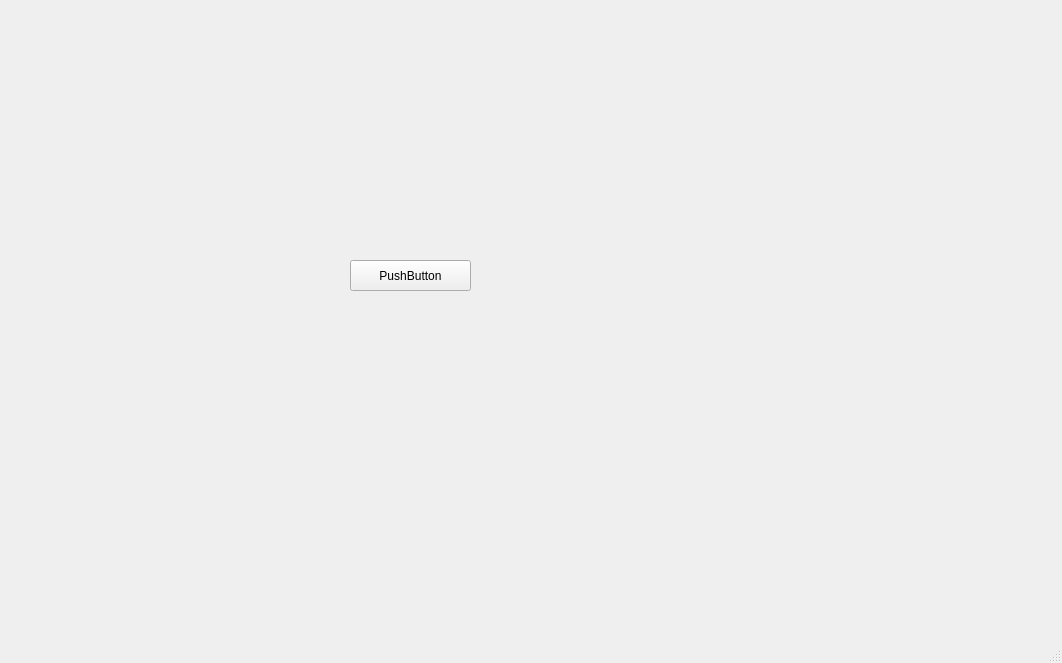
<?xml version="1.0" encoding="UTF-8"?>
<ui version="4.0">
 <class>MainWindow</class>
 <widget class="QMainWindow" name="MainWindow">
  <property name="geometry">
   <rect>
    <x>0</x>
    <y>0</y>
    <width>1062</width>
    <height>663</height>
   </rect>
  </property>
  <property name="windowTitle">
   <string>MainWindow</string>
  </property>
  <widget class="QWidget" name="centralwidget">
   <widget class="QPushButton" name="pushButton">
    <property name="geometry">
     <rect>
      <x>350</x>
      <y>260</y>
      <width>121</width>
      <height>31</height>
     </rect>
    </property>
    <property name="styleSheet">
     <string notr="true">font: 9pt &quot;Microsoft Yi Baiti&quot;;</string>
    </property>
    <property name="text">
     <string>PushButton</string>
    </property>
   </widget>
  </widget>
  <widget class="QMenuBar" name="menubar">
   <property name="geometry">
    <rect>
     <x>0</x>
     <y>0</y>
     <width>1062</width>
     <height>25</height>
    </rect>
   </property>
  </widget>
  <widget class="QStatusBar" name="statusbar"/>
 </widget>
 <resources/>
 <connections/>
</ui>
